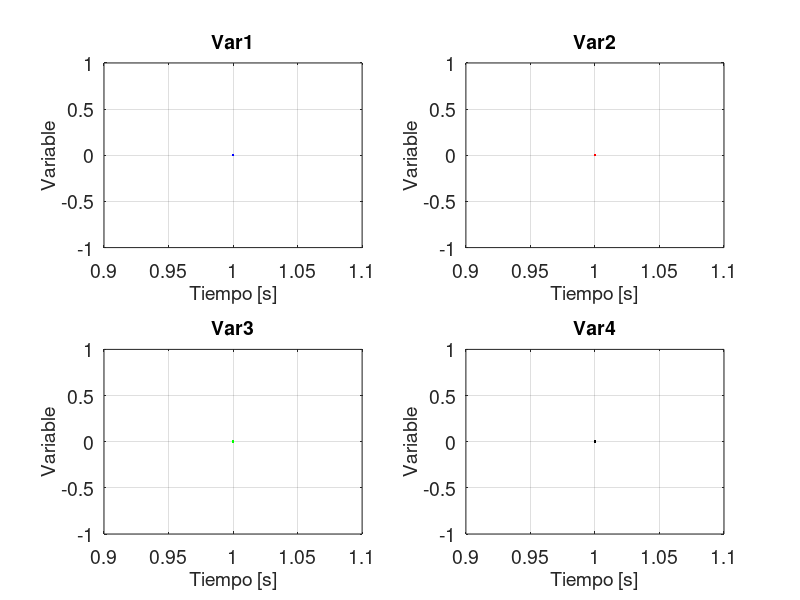

Reproduce this figure in MATLAB. (Note: this script raises an error after producing the figure.)
%/%%
  % @brief Continuously plot file data
  %/
 
% Author: Gustavo Diaz

close all;
clc

file_path = 'motor_model_data/';
file_name = input('file_name: ','s');
file_ext = '.txt';
full_name = strcat(file_path, file_name, file_ext);

var1 = 0;
var2 = 0;
var3 = 0;
var4 = 0;

max_var1 = 0;
min_var1 = 0;
max_var2 = 0;
min_var2 = 0;
max_var3 = 0;
min_var3 = 0;
max_var4 = 0;
min_var4 = 0;

MAX_VALUE = 500;
MIN_VALUE = -500;

sz = 0;
window_sz = 1000;

figure(1)
fig1 = axes;
ax1 = subplot(2,2,1);
plot(ax1, var1, 'b')
grid on
set(gca,'fontsize',14)
title('Var1', 'fontsize', 14)
xlabel(ax1, 'Tiempo [s]', 'fontsize', 14); ylabel('Variable', 'fontsize', 14);
% hold on
% figure(2)
% fig2 = axes;
ax2 = subplot(2,2,2);
plot(ax2, var2, 'r')
grid on
set(gca,'fontsize',14)
title('Var2', 'fontsize', 14)
xlabel(ax2, 'Tiempo [s]', 'fontsize', 14); ylabel('Variable', 'fontsize', 14);
% legend('Ángulo del Cubo [°]', 'Velocidad del Cubo [°/s]', 'Torque aplicado [Nm]')

ax3 = subplot(2,2,3);
plot(ax3, var3, 'g')
grid on
set(gca,'fontsize',14)
title('Var3', 'fontsize', 14)
xlabel(ax3, 'Tiempo [s]', 'fontsize', 14); ylabel('Variable', 'fontsize', 14);

ax4 = subplot(2,2,4);
plot(ax4, var4, 'k')
grid on
set(gca,'fontsize',14)
title('Var4', 'fontsize', 14)
xlabel(ax4, 'Tiempo [s]', 'fontsize', 14); ylabel('Variable', 'fontsize', 14);

b1 = [6.300711827278427e-10 2.520284730911371e-09 3.780427096367056e-09 2.520284730911371e-09 6.300711827278427e-10];
a1 = [1 -3.973730046565231 5.921534645073681 -3.921876509896709 0.974071921469398];
% [b1,a1]=butter(4,0.0032,'low');       % Coef. función de transferencia del filtro

while 1
	data = dlmread(full_name);
	var1 = data(:,1);
	var2 = data(:,2);
	var3 = data(:,3);
	var4 = data(:,4);
	sz = length(var1);
	% speed_filt = filtroPasaBajos(var4, 100, [0.1], [0.5]);
	yaw_filt = filter(b1,a1,var1);
	speed_ref = filter(b1,a1,var2);
	yaw_ref = filter(b1,a1,var3);
	wheel_speed_filt = filter(b1,a1,var4);

	yaw_filt = var1;
	speed_ref = var2;
	yaw_ref = var3;
	wheel_speed_filt = var4;

	if (max(var1)>=max_var1 && max(var1)<=MAX_VALUE)
		max_var1 = max(var1);
	end
	if (min(var1)<=min_var1 && min(var1)>=MIN_VALUE)
		min_var1 = min(var1);
	end

	if (max(var2)>=max_var2 && max(var2)<=MAX_VALUE)
		max_var2 = max(var2);
	end
	if (min(var2)<=min_var2 && min(var2)>=MIN_VALUE)
		min_var2 = min(var2);
	end

	if (max(var3)>=max_var3 && max(var3)<=MAX_VALUE)
		max_var3 = max(var3);
	end
	if (min(var3)<=min_var3 && min(var3)>=MIN_VALUE)
		min_var3 = min(var3);
	end

	if (max(var4)>=max_var4 && max(var4)<=MAX_VALUE)
		max_var4 = max(var4);
	end
	if (min(var4)<=min_var4 && min(var4)>=MIN_VALUE)
		min_var4 = min(var4);
	end

	subplot(2,2,1);
	% plot(fig1, var1, 'b')
	plot(ax1, yaw_filt, 'b')
	title('Angulo Yaw', 'fontsize', 10)
	xlabel(ax1, 'Tiempo [s]', 'fontsize', 10); ylabel('Yaw [DEG]', 'fontsize', 10);
	grid on
	% ylim([min_var1-10 max_var1+10])
	ylim([-10 300])
	% xlim([sz-window_sz sz+window_sz])
	% hold on
	subplot(2,2,2)
	% plot(fig1, var2, 'r')
	plot(ax2, speed_ref, 'r')
	title('Angulo Pitch', 'fontsize', 10)
	xlabel(ax2, 'Tiempo [s]', 'fontsize', 10); ylabel('Pitch [DEG]', 'fontsize', 10);
	grid on
	% ylim([min_var2-10 max_var2+10])
	ylim([-10 300])
	% xlim([sz-window_sz sz+window_sz])

	subplot(2,2,3)
	% plot(fig1, var2, 'r')
	plot(ax3, yaw_ref, 'g')
	title('Corriente', 'fontsize', 10)
	xlabel(ax3, 'Tiempo [s]', 'fontsize', 10); ylabel('Corriente [A]', 'fontsize', 10);
	grid on
	% ylim([min_var3-10 max_var3+10])
	ylim([0 1])
	% xlim([sz-window_sz sz+window_sz])

	subplot(2,2,4)
	% plot(fig1, var2, 'r')
	plot(ax4, wheel_speed_filt, 'k')
	title('Velocidad Rueda Filtrada', 'fontsize', 10)
	xlabel(ax4, 'Tiempo [s]', 'fontsize', 10); ylabel('Velocidad Rueda [RPM-NC]', 'fontsize', 10);
	grid on
	% ylim([min_var4-10 max_var4+10])
	ylim([0 15000])
	% xlim([sz-window_sz sz+window_sz])

	pause(1)
end